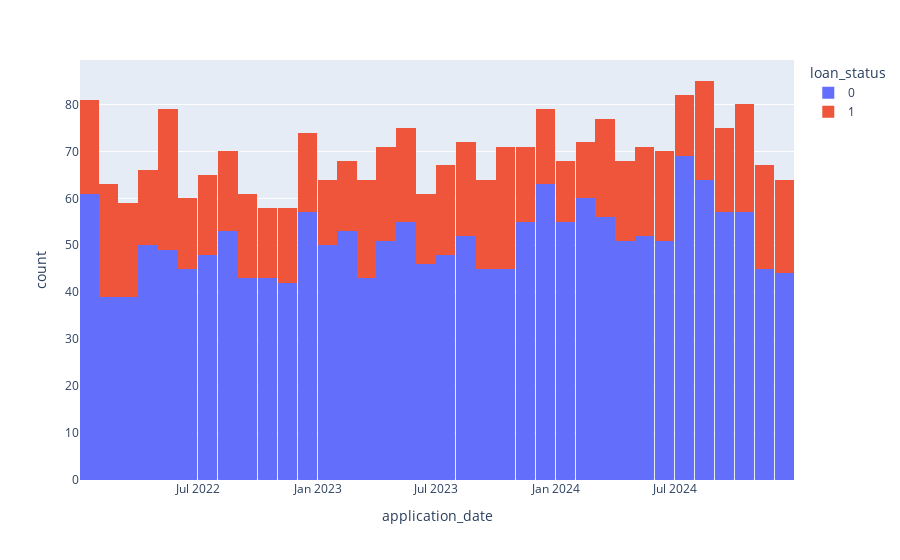
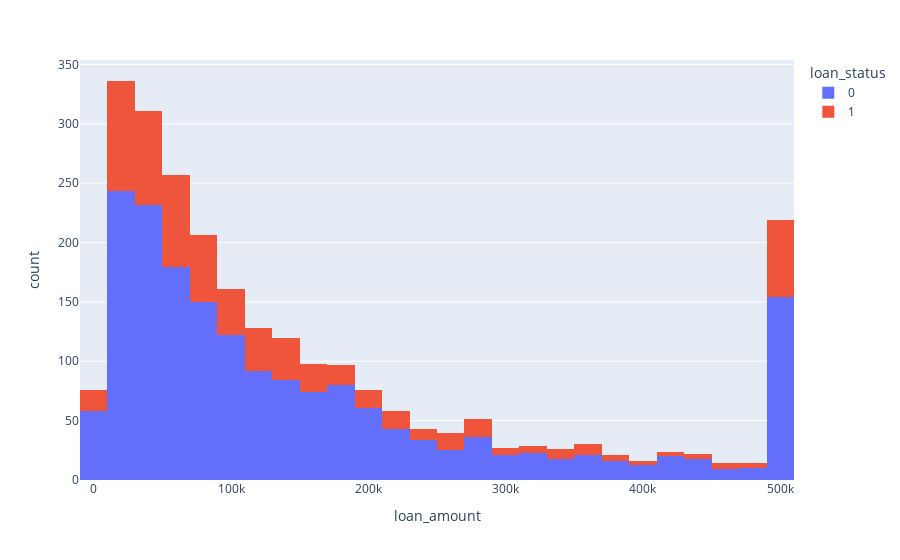
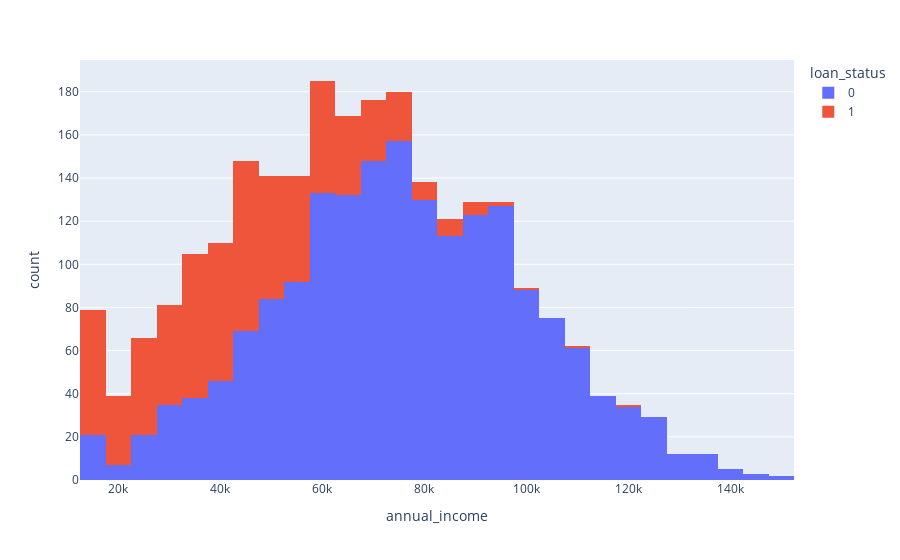
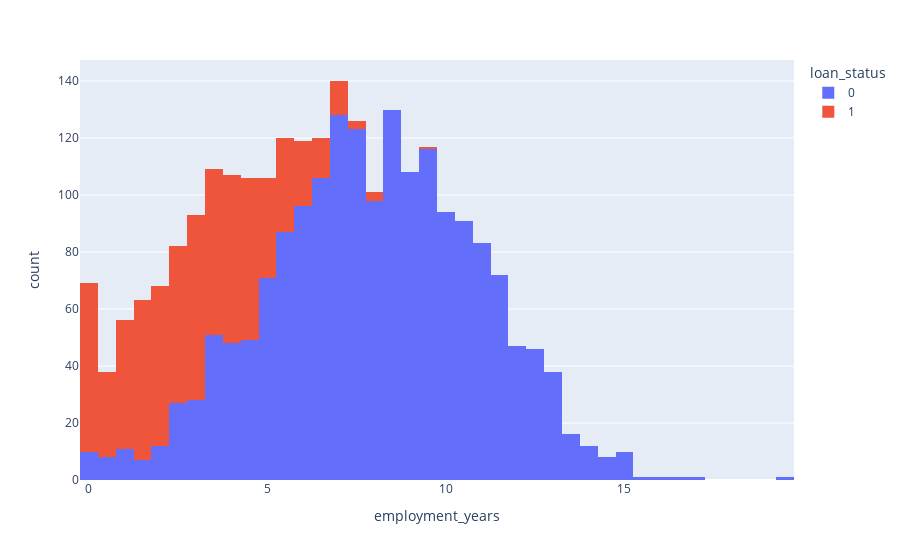

These figures' notebook cell, in order:
### Code cell
import plotly.express as px

for i in indicators_columns:
    fig =  px.histogram(df_distribution, x=i,color="loan_status")
    fig.show()

### Figure 1 — Plotly figure (JSON) as saved in the notebook; plotly's stock layout.template omitted (floating-point values rounded to 4 significant figures; data arrays with more than 128 entries replaced by an {"elided": "..."} marker saying what was removed)
{"data": [{"bingroup": "x", "hovertemplate": "loan_status=0<br>application_date=%{x}<br>count=%{y}<extra></extra>", "legendgroup": "0", "marker": {"color": "#636efa", "pattern": {"shape": ""}}, "name": "0", "orientation": "v", "showlegend": true, "type": "histogram", "x": {"elided": "1836 str values"}, "xaxis": "x", "yaxis": "y"}, {"bingroup": "x", "hovertemplate": "loan_status=1<br>application_date=%{x}<br>count=%{y}<extra></extra>", "legendgroup": "1", "marker": {"color": "#EF553B", "pattern": {"shape": ""}}, "name": "1", "orientation": "v", "showlegend": true, "type": "histogram", "x": {"elided": "664 str values"}, "xaxis": "x", "yaxis": "y"}], "layout": {"barmode": "relative", "legend": {"title": {"text": "loan_status"}, "tracegroupgap": 0}, "margin": {"t": 60}, "xaxis": {"anchor": "y", "domain": [0, 1], "title": {"text": "application_date"}}, "yaxis": {"anchor": "x", "domain": [0, 1], "title": {"text": "count"}}}}

### Figure 2 — Plotly figure (JSON) as saved in the notebook; plotly's stock layout.template omitted (floating-point values rounded to 4 significant figures; data arrays with more than 128 entries replaced by an {"elided": "..."} marker saying what was removed)
{"data": [{"bingroup": "x", "hovertemplate": "loan_status=0<br>loan_amount=%{x}<br>count=%{y}<extra></extra>", "legendgroup": "0", "marker": {"color": "#636efa", "pattern": {"shape": ""}}, "name": "0", "orientation": "v", "showlegend": true, "type": "histogram", "x": {"elided": "1836 float values"}, "xaxis": "x", "yaxis": "y"}, {"bingroup": "x", "hovertemplate": "loan_status=1<br>loan_amount=%{x}<br>count=%{y}<extra></extra>", "legendgroup": "1", "marker": {"color": "#EF553B", "pattern": {"shape": ""}}, "name": "1", "orientation": "v", "showlegend": true, "type": "histogram", "x": {"elided": "664 float values"}, "xaxis": "x", "yaxis": "y"}], "layout": {"barmode": "relative", "legend": {"title": {"text": "loan_status"}, "tracegroupgap": 0}, "margin": {"t": 60}, "xaxis": {"anchor": "y", "domain": [0, 1], "title": {"text": "loan_amount"}}, "yaxis": {"anchor": "x", "domain": [0, 1], "title": {"text": "count"}}}}

### Figure 3 — Plotly figure (JSON) as saved in the notebook; plotly's stock layout.template omitted (floating-point values rounded to 4 significant figures; data arrays with more than 128 entries replaced by an {"elided": "..."} marker saying what was removed)
{"data": [{"bingroup": "x", "hovertemplate": "loan_status=0<br>annual_income=%{x}<br>count=%{y}<extra></extra>", "legendgroup": "0", "marker": {"color": "#636efa", "pattern": {"shape": ""}}, "name": "0", "orientation": "v", "showlegend": true, "type": "histogram", "x": {"elided": "1836 float values"}, "xaxis": "x", "yaxis": "y"}, {"bingroup": "x", "hovertemplate": "loan_status=1<br>annual_income=%{x}<br>count=%{y}<extra></extra>", "legendgroup": "1", "marker": {"color": "#EF553B", "pattern": {"shape": ""}}, "name": "1", "orientation": "v", "showlegend": true, "type": "histogram", "x": {"elided": "664 float values"}, "xaxis": "x", "yaxis": "y"}], "layout": {"barmode": "relative", "legend": {"title": {"text": "loan_status"}, "tracegroupgap": 0}, "margin": {"t": 60}, "xaxis": {"anchor": "y", "domain": [0, 1], "title": {"text": "annual_income"}}, "yaxis": {"anchor": "x", "domain": [0, 1], "title": {"text": "count"}}}}

### Figure 4 — Plotly figure (JSON) as saved in the notebook; plotly's stock layout.template omitted (floating-point values rounded to 4 significant figures; data arrays with more than 128 entries replaced by an {"elided": "..."} marker saying what was removed)
{"data": [{"bingroup": "x", "hovertemplate": "loan_status=0<br>employment_years=%{x}<br>count=%{y}<extra></extra>", "legendgroup": "0", "marker": {"color": "#636efa", "pattern": {"shape": ""}}, "name": "0", "orientation": "v", "showlegend": true, "type": "histogram", "x": {"elided": "1836 float values"}, "xaxis": "x", "yaxis": "y"}, {"bingroup": "x", "hovertemplate": "loan_status=1<br>employment_years=%{x}<br>count=%{y}<extra></extra>", "legendgroup": "1", "marker": {"color": "#EF553B", "pattern": {"shape": ""}}, "name": "1", "orientation": "v", "showlegend": true, "type": "histogram", "x": {"elided": "664 float values"}, "xaxis": "x", "yaxis": "y"}], "layout": {"barmode": "relative", "legend": {"title": {"text": "loan_status"}, "tracegroupgap": 0}, "margin": {"t": 60}, "xaxis": {"anchor": "y", "domain": [0, 1], "title": {"text": "employment_years"}}, "yaxis": {"anchor": "x", "domain": [0, 1], "title": {"text": "count"}}}}
